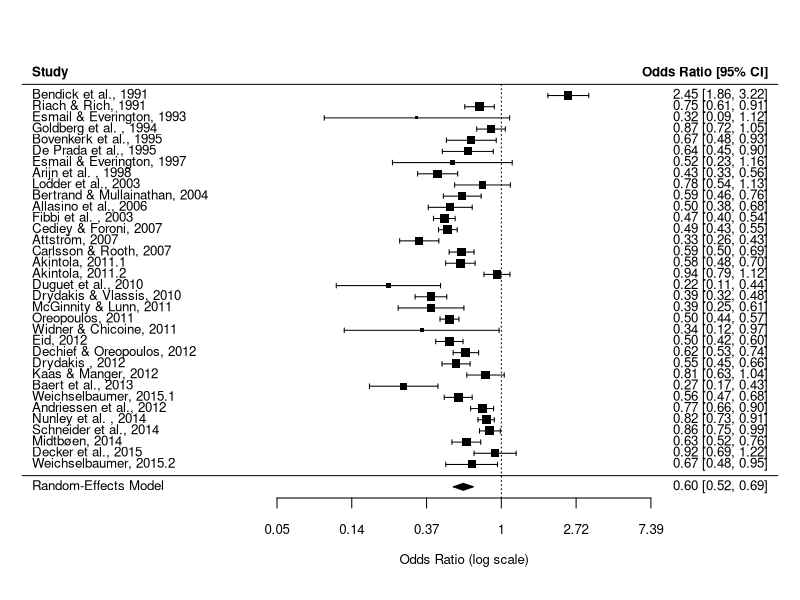
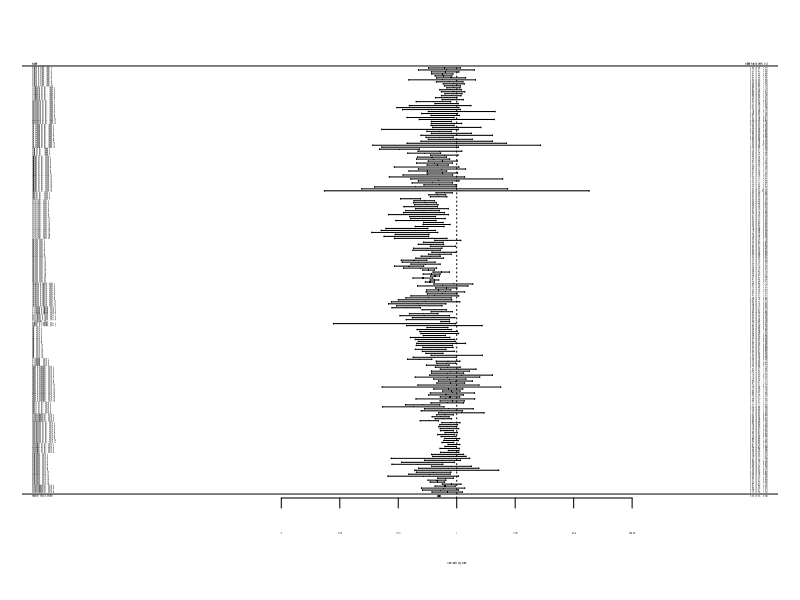
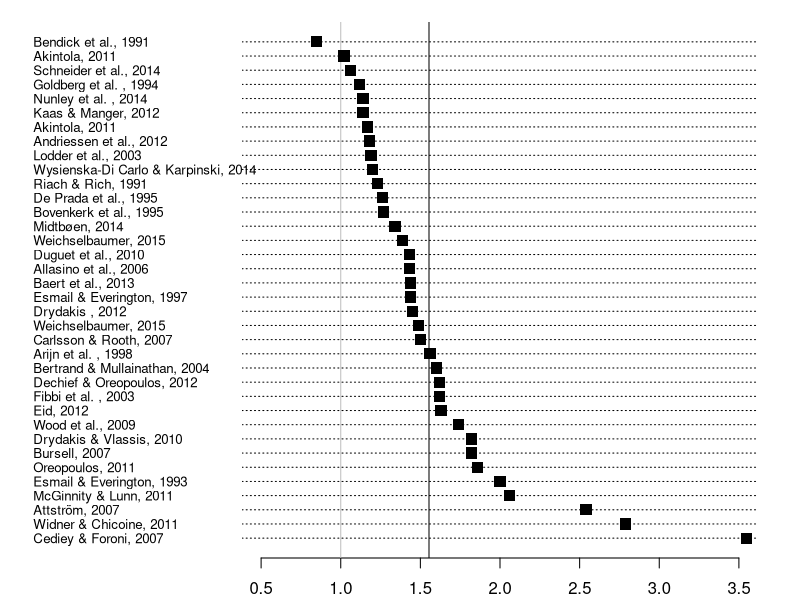
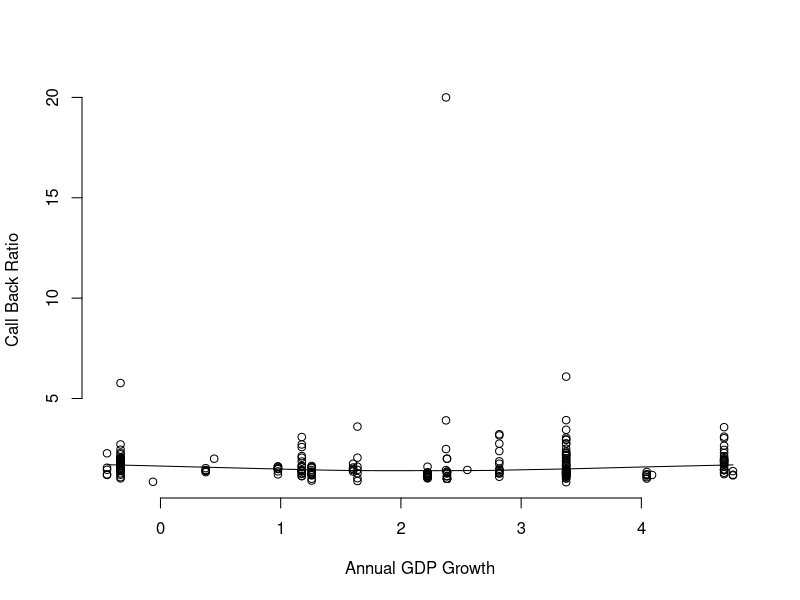
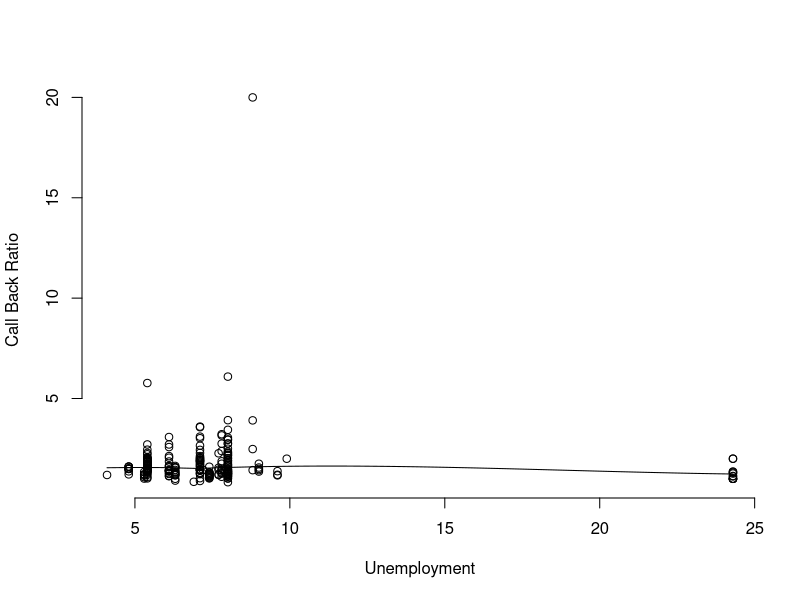
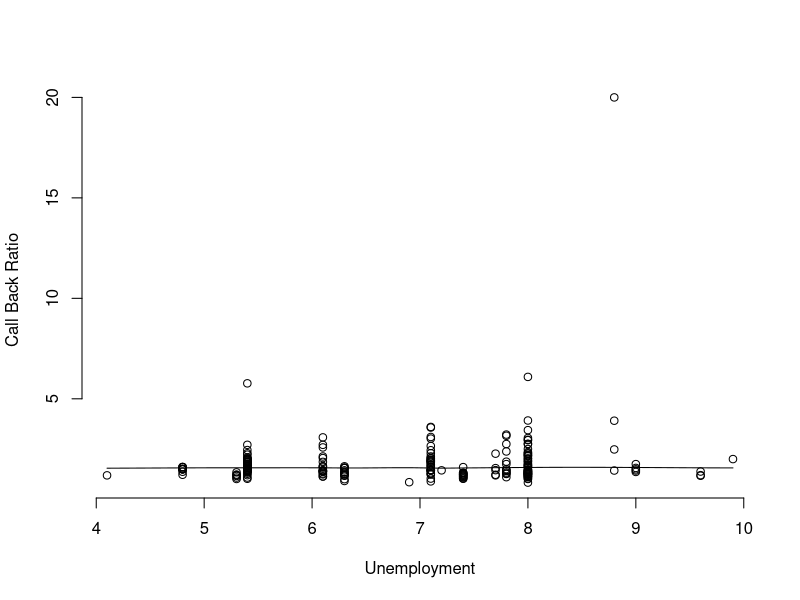
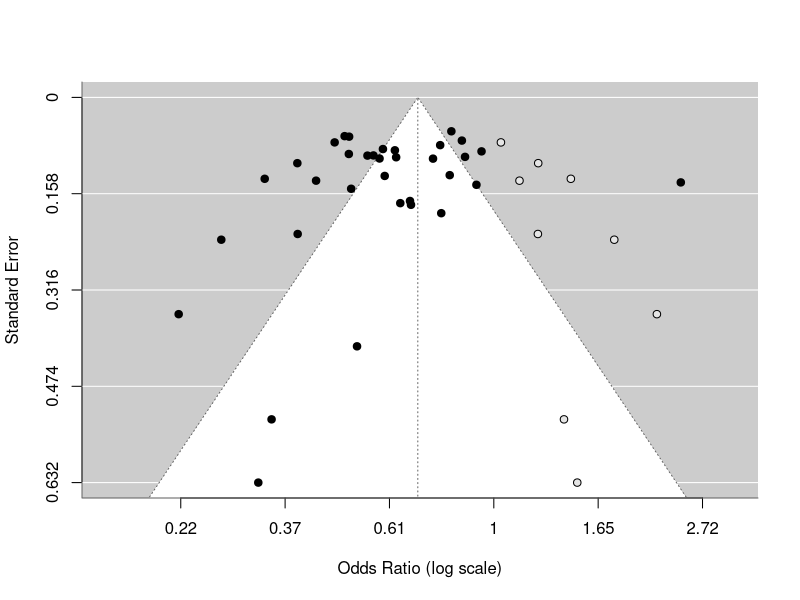
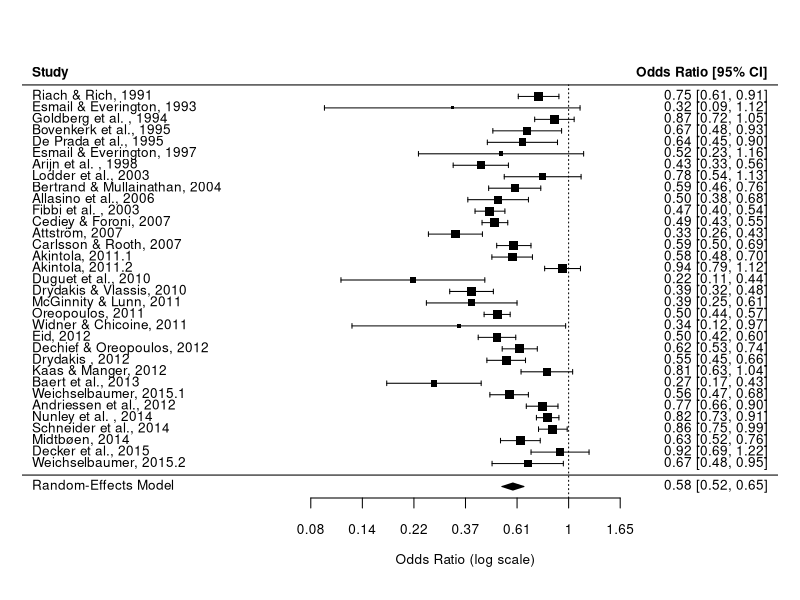

These figures' R source, in order: (Note: this script raises an error after producing the figures.)
## ---- chunk 1
  knitr::opts_chunk$set(cache=TRUE, fig.width=6.5, fig.height=6.5)
  library(metafor)  # meta analysis
  library(knitr)    # tables in knitr
  options(digits=3) # fewer digits shown
  setwd("/home/didier/ownCloud/Attitudes/NCCR Discrimination")
  # setwd("C:/Users/ruedind/switchdrive/Attitudes/Discrimination NCCR")
  disc <- read.csv("meta-clean.csv", header=TRUE, sep=",", fileEncoding="UTF8")
## ---- chunk 2
  # how many studies?
  table(disc$global)
  # by year:
  table(disc$global, disc$year)
  # by large region
  table(disc$global, disc$region)
  # creating year groups to summarize data
  disc$yearGroup <- NA
  disc$yearGroup[disc$year >= 1990 & disc$year <= 1995] <- 1990
  disc$yearGroup[disc$year >= 1996 & disc$year <= 2000] <- 1996
  disc$yearGroup[disc$year >= 2001 & disc$year <= 2005] <- 2001
  disc$yearGroup[disc$year >= 2006 & disc$year <= 2010] <- 2006
  disc$yearGroup[disc$year >= 2011 & disc$year <= 2015] <- 2011
  # year group of testing year to summarize data:
  disc$yearGroupTesting <- NA
  disc$yearGroupTesting[disc$testing.year.implicit >= 1990 & disc$testing.year.implicit <= 1995] <- 1990
  disc$yearGroupTesting[disc$testing.year.implicit >= 1996 & disc$testing.year.implicit <= 2000] <- 1996
  disc$yearGroupTesting[disc$testing.year.implicit >= 2001 & disc$testing.year.implicit <= 2005] <- 2001
  disc$yearGroupTesting[disc$testing.year.implicit >= 2006 & disc$testing.year.implicit <= 2010] <- 2006
  disc$yearGroupTesting[disc$testing.year.implicit >= 2011 & disc$testing.year.implicit <= 2015] <- 2011
  table(disc$yearGroup, disc$yearGroupTesting) ## makes absolutely no difference
  # mean call-back rate, in table 1:
  aggregate(disc$relative.call.back.rate, by=list(Time=disc$yearGroup, Global=disc$global), mean, na.rm=TRUE) # TABLE 1, SUPPLEMENT S5
  aggregate(disc$relative.call.back.rate, by=list(Global=disc$global), mean, na.rm=TRUE) # overall
  table(disc$yearGroup, disc$global) # N
  table(disc$yearGroup[disc$global == "global"], disc$region[disc$global == "global"]) # N
## ---- chunk 3
  # only global studies
  resGlobal <- rma(ai=positive.treatment.minority, bi=negative.treatment.minority,
    ci=positive.treatment.majority, di=negative.treatment.majority,
    data=subset(disc, disc$global=="global" & !is.na(disc$negative.treatment.majority)
    & !is.na(disc$negative.treatment.minority) ), measure="OR",
    slab=paste(author, year, sep=", "), method="REML")
  summary(resGlobal)                    # SUPPLEMENT S6, TEXT
  # tiff(file="Fig1.tif", width = 6.4, height = 6.4, units = "in", pointsize = 9, compression = "lzw", bg = "white", res = 300)
     forest(resGlobal, atransf=exp, cex=0.8)
  # dev.off()
## ---- chunk 4
  ### fit random-effects model (use slab argument to define study labels)
  resSub <- rma(ai=positive.treatment.minority, bi=negative.treatment.minority,
    ci=positive.treatment.majority, di=negative.treatment.majority,
    data=subset(disc, disc$global=="subgroup" & !is.na(disc$negative.treatment.majority)
    & !is.na(disc$negative.treatment.minority) ),  measure="OR",
    slab=paste(author, year, sep=", "), method="REML")
  summary(resSub)                       # SUPPLEMENT S6, TEXT
  forest(resSub, atransf=exp)
## ---- chunk 5
  tab <- data.frame(exp(coef(resGlobal)), exp(coef(resSub))) # combining
  colnames(tab) <- c("Global", "Subgroups")                  # adding labels
  kable(tab)                                                 # SUPPLEMENT S6
## ---- chunk 6
  aggregate(disc$relative.call.back.rate, by=list(Global=disc$global), mean, na.rm=TRUE)   # SUPPLEMENT S6, TEXT
  aggregate(disc$relative.call.back.rate, by=list(Global=disc$global), median, na.rm=TRUE) # SUPPLEMENT S6, TEXT
## ---- chunk 7
  disc$study <- paste(disc$author, disc$year, sep=", ")     # study = Author, Year
  x <- subset(disc, disc$global=="global" & !is.na(disc$relative.call.back.rate) )[c("study","relative.call.back.rate")]
  xo <- x[order(x[,2], decreasing=TRUE),]
# tiff(file="Fig2.tif", width = 6.4, height = 4.8, units = "in", pointsize = 9, compression = "lzw", bg = "white", res = 300)
old.par <- par(no.readonly=TRUE) # save defaults
  par(mar=c(2.1,12.1,1.1,2.1), xpd=FALSE)
  len <- length(xo[,2])
  plot(1, xlim=c(0.5, 3.5), ylim=c(1, len), type="n", bty="n", axes=FALSE, ylab="", xlab="")
  axis(1, cex=.8)
  abline(v=1, lty=1, col="grey")
  mval <- mean(disc$relative.call.back.rate[disc$global=="global"], na.rm=TRUE)
  abline(v=mval, lty=1, col="black")
  for(i in 1:len) {
    abline(h=i, lty=3)
    points(xo[i,2],i, pch=15, cex=1.5)
  }
  par(xpd=TRUE) # draw in margins
  for(i in 1:len) {
    text(-0.93,i, xo[i,1], cex=0.8, adj=c(0, 0.5)) # align left; optimized for TIFF
  }
par(old.par) # restore default par
# dev.off()
## ---- chunk 8
  # explicit:
  aggregate(disc$relative.call.back.rate, by=list(Global=disc$global, First=disc$firstgen.explicit), mean, na.rm=TRUE)      # TABLE 2
  aggregate(disc$relative.call.back.rate, by=list(Global=disc$global, First=disc$firstgen.explicit), median, na.rm=TRUE) # TABLE 2
  # implicit:
  aggregate(disc$relative.call.back.rate, by=list(Global=disc$global, First=disc$firstgen.implicit), mean, na.rm=TRUE)      # TABLE 2
  aggregate(disc$relative.call.back.rate, by=list(Global=disc$global, First=disc$firstgen.implicit), median, na.rm=TRUE) # TABLE 2
  # how many studies?
    table(disc$global, disc$firstgen.explicit) # TABLE 2 (184)
    table(disc$global, disc$firstgen.implicit) # TABLE 2 (97, 448)
  # significant differences?
  t.test(relative.call.back.rate ~ firstgen.implicit, data=subset(disc, firstgen.implicit %in% c("first", "second") & global == "subgroup"))
  t.test(relative.call.back.rate ~ firstgen.explicit, data=subset(disc, firstgen.explicit %in% c("first", "second") & global == "subgroup"))
## ---- chunk 9
  # only subgroups, explicit:
  resGen1 <- rma(ai=positive.treatment.minority, bi=negative.treatment.minority,
    ci=positive.treatment.majority, di=negative.treatment.majority,
    data=subset(disc, disc$firstgen.explicit=="first" & disc$global=="subgroup"
    & !is.na(disc$negative.treatment.majority) & !is.na(disc$negative.treatment.minority)),
    measure="OR", slab=paste(author, year, sep=", "), method="REML")
  # only subgroups, implicit:
  resGen3 <- rma(ai=positive.treatment.minority, bi=negative.treatment.minority,
    ci=positive.treatment.majority, di=negative.treatment.majority,
    data=subset(disc, disc$firstgen.implicit=="first" & disc$global=="subgroup"
    & !is.na(disc$negative.treatment.majority) & !is.na(disc$negative.treatment.minority)),
    measure="OR", slab=paste(author, year, sep=", "), method="REML")
## ---- chunk 10
  # only subgroups, explicit:
  resGen2 <- rma(ai=positive.treatment.minority, bi=negative.treatment.minority,
    ci=positive.treatment.majority, di=negative.treatment.majority,
    data=subset(disc, disc$firstgen.explicit=="second" & disc$global=="subgroup"
    & !is.na(disc$negative.treatment.majority) & !is.na(disc$negative.treatment.minority) ),
    measure="OR", slab=paste(author, year, sep=", "), method="REML")
  # only subgroups, implicit:
  resGen4 <- rma(ai=positive.treatment.minority, bi=negative.treatment.minority,
    ci=positive.treatment.majority, di=negative.treatment.majority,
    data=subset(disc, disc$firstgen.implicit=="second" & disc$global=="subgroup"
    & !is.na(disc$negative.treatment.majority) & !is.na(disc$negative.treatment.minority) ),
    measure="OR", slab=paste(author, year, sep=", "), method="REML")
## ---- chunk 11
  # extracting coefficients and combining:
  tab <- data.frame(exp(coef(resGen1)), exp(coef(resGen2)), exp(coef(resGen3)),
                    exp(coef(resGen4)))
  # adding labels:
  colnames(tab) <- c("1st generation, explicit", "2nd generation, explicit",
                     "1st generation, implicit", "2nd generation, implicit")
  kable(t(tab))
## ---- chunk 12
  disc$minor <- NA
  # groups of interest:
  disc$minor[disc$minority %in% c("Turkish", "Turkish ", "Turks")] <- "Turk"
  disc$minor[disc$minority %in% c("arab", "arab ", "Arab", "native swedes of middle eastern origin", "foreign name (Arabic or horn of Africa region)")] <- "Arab"
  disc$minor[disc$minority %in% c("India", "Indian", "Pakistan", "Pakistani",
    "Pakistani/Bangladeshi")] <- "Indian/Pakistani"
  disc$minor[disc$minority %in% c("Chinese", "Cinese",
    "Chinese with English first name")] <- "Chinese"
  # table(disc$minor)
  table(disc$minor, disc$global) # N, TABLE 3
  # TABLE 3:
  aggregate(disc$relative.call.back.rate, by=list(Global=disc$global, Group=disc$minor), mean, na.rm=TRUE)
  aggregate(disc$relative.call.back.rate, by=list(Global=disc$global, Group=disc$minor), median, na.rm=TRUE)
  # significant differences?
  summary(aov(relative.call.back.rate ~ minor, data=subset(disc, global == "subgroup")))
## ---- chunk 13
  # only subgroups
  resM1 <- rma(ai=positive.treatment.minority, bi=negative.treatment.minority,
    ci=positive.treatment.majority, di=negative.treatment.majority,
    data=subset(disc, disc$minor=="Arab" & disc$global=="subgroup"
    & !is.na(disc$negative.treatment.majority) & !is.na(disc$negative.treatment.minority)),
    measure="OR", slab=paste(author, year, sep=", "), method="REML")
  resM2 <- rma(ai=positive.treatment.minority, bi=negative.treatment.minority,
    ci=positive.treatment.majority, di=negative.treatment.majority,
    data=subset(disc, disc$minor=="Chinese" & disc$global=="subgroup"
    & !is.na(disc$negative.treatment.majority) & !is.na(disc$negative.treatment.minority)),
    measure="OR", slab=paste(author, year, sep=", "), method="REML")
  resM3 <- rma(ai=positive.treatment.minority, bi=negative.treatment.minority,
    ci=positive.treatment.majority, di=negative.treatment.majority,
    data=subset(disc, disc$minor=="Indian/Pakistani" & disc$global=="subgroup"
    & !is.na(disc$negative.treatment.majority) & !is.na(disc$negative.treatment.minority)),
    measure="OR", slab=paste(author, year, sep=", "), method="REML")
  resM4 <- rma(ai=positive.treatment.minority, bi=negative.treatment.minority,
    ci=positive.treatment.majority, di=negative.treatment.majority,
    data=subset(disc, disc$minor=="Turk" & disc$global=="subgroup"
    & !is.na(disc$negative.treatment.majority) & !is.na(disc$negative.treatment.minority)),
    measure="OR", slab=paste(author, year, sep=", "), method="REML")
  # extracting and combining coefficients:
  tab <- data.frame(exp(coef(resM1)), exp(coef(resM2)), exp(coef(resM3)),
                    exp(coef(resM4)))
  # adding labels:
  colnames(tab) <- c("Arab", "Chinese", "Indian/Pakistani", "Turk")
  kable(t(tab)) # SUPPLEMENT S8
## ---- chunk 14
# explicit generations
  aggregate(disc$relative.call.back.rate, by=list(Generation=disc$firstgen.explicit, Global=disc$global, Group=disc$minor), mean, na.rm=TRUE)
  aggregate(disc$relative.call.back.rate, by=list(Generation=disc$firstgen.explicit, Global=disc$global, Group=disc$minor), median, na.rm=TRUE)
# implicit generations
  aggregate(disc$relative.call.back.rate, by=list(Generation=disc$firstgen.implicit, Global=disc$global, Group=disc$minor), mean, na.rm=TRUE)
  aggregate(disc$relative.call.back.rate, by=list(Generation=disc$firstgen.implicit, Global=disc$global, Group=disc$minor), median, na.rm=TRUE)
## ---- chunk 15
  # continent:
  disc$continent <- NA
  disc$continent[disc$country %in% c("US", "Canada")] <- "US/Canada"
  disc$continent[disc$country %in% c("Austria", "Belgium", "France", "Germany",
          "Greece", "Ireland", "Italy", "Netherlands", "Norway", "Poland", "Spain",
          "Sweden", "Switzerland", "UK")] <- "Europe"
  # European Union:
  disc$EU <- "non EU"
  disc$EU[disc$country %in% c("Austria", "Belgium", "France", "Germany",
          "Greece", "Ireland", "Italy", "Netherlands", "Poland", "Spain", "Sweden",
          "UK")] <- "European Union"
  # German-speaking:
  disc$German <- "other"
  disc$German[disc$country %in% c("Austria", "Germany", "Switzerland")] <- "German"

  table(disc$continent[!is.na(disc$relative.call.back.rate)], disc$global[!is.na(disc$relative.call.back.rate)]) #N
  aggregate(disc$relative.call.back.rate, by=list(Global=disc$global, Cont=disc$continent), mean, na.rm=TRUE) # SUPPLEMENT S9
  aggregate(disc$relative.call.back.rate, by=list(Global=disc$global, Cont=disc$continent), median, na.rm=TRUE) # SUPPLEMENT S9
## ---- chunk 16
  resM1 <- rma(ai=positive.treatment.minority, bi=negative.treatment.minority,
    ci=positive.treatment.majority, di=negative.treatment.majority,
    data=subset(disc, disc$continent=="US/Canada"
    & !is.na(disc$negative.treatment.majority) & !is.na(disc$negative.treatment.minority) ),
    measure="OR", slab=paste(author, year, sep=", "), method="REML")
  resM2 <- rma(ai=positive.treatment.minority, bi=negative.treatment.minority,
    ci=positive.treatment.majority, di=negative.treatment.majority,
    data=subset(disc, disc$continent=="Europe" & !is.na(disc$negative.treatment.majority)
    & !is.na(disc$negative.treatment.minority) ), measure="OR",
    slab=paste(author, year, sep=", "), method="REML")
  tab <- data.frame(exp(coef(resM1)), exp(coef(resM2))) # combine
  colnames(tab) <- c("US/Canada", "Europe")             # labels
  kable(t(tab))
## ---- chunk 17
  # only subgroups
  resM1s <- rma(ai=positive.treatment.minority, bi=negative.treatment.minority,
    ci=positive.treatment.majority, di=negative.treatment.majority,
    data=subset(disc, disc$continent=="US/Canada" & disc$global=="subgroup"
    & !is.na(disc$negative.treatment.majority) & !is.na(disc$negative.treatment.minority) ),
    measure="OR", slab=paste(author, year, sep=", "), method="EB") # REML does not converge
  resM2s <- rma(ai=positive.treatment.minority, bi=negative.treatment.minority,
    ci=positive.treatment.majority, di=negative.treatment.majority,
    data=subset(disc, disc$continent=="Europe" & disc$global=="subgroup"
    & !is.na(disc$negative.treatment.majority)
    & !is.na(disc$negative.treatment.minority) ), measure="OR",
    slab=paste(author, year, sep=", "), method="EB")
  tab <- data.frame(exp(coef(resM1s)), exp(coef(resM2s))) # combine
  colnames(tab) <- c("US/Canada", "Europe")               # labels
  kable(t(tab)) # SUPPLEMENT S9
## ---- chunk 18
  # TABLE 5
  aggregate(disc$relative.call.back.rate, by=list(German=disc$German, Global=disc$global), mean, na.rm=TRUE)
  aggregate(disc$relative.call.back.rate, by=list(German=disc$German, Global=disc$global), median, na.rm=TRUE)
  table(disc$German[!is.na(disc$relative.call.back.rate)], disc$global[!is.na(disc$relative.call.back.rate)]) # N
  t.test(relative.call.back.rate ~ German, data=subset(disc, global == "subgroup"))

    # only subgroups
  resG1 <- rma(ai=positive.treatment.minority, bi=negative.treatment.minority,
    ci=positive.treatment.majority, di=negative.treatment.majority,
    data=subset(disc, disc$German=="German" & disc$global=="subgroup"
    & !is.na(disc$negative.treatment.majority) & !is.na(disc$negative.treatment.minority) ),
    measure="OR", slab=paste(author, year, sep=", "), method="REML")
  resG2 <- rma(ai=positive.treatment.minority, bi=negative.treatment.minority,
    ci=positive.treatment.majority, di=negative.treatment.majority,
    data=subset(disc, disc$German=="other" & disc$global=="subgroup"
    & !is.na(disc$negative.treatment.majority)
    & !is.na(disc$negative.treatment.minority) ), measure="OR",
    slab=paste(author, year, sep=", "), method="REML")
  tab <- data.frame(exp(coef(resG1)), exp(coef(resG2))) # combine
  colnames(tab) <- c("German", "other")                 # labels
  kable(t(tab)) # SUPPLEMENT S10
## ---- chunk 19
  table(disc$directive, disc$global)  # N, TABLE 4
  aggregate(disc$relative.call.back.rate, by=list(Global=disc$global,
            Directive=disc$directive), mean, na.rm=TRUE)   # TABLE 4
  aggregate(disc$relative.call.back.rate, by=list(Global=disc$global,
            Directive=disc$directive), median, na.rm=TRUE) # TABLE 4
  t.test(relative.call.back.rate ~ directive, data=subset(disc, global == "subgroup" & directive %in% c("before", "after")))

## ---- chunk 20
  # get data from database: World Development Indicators
  gdp <- read.csv("worldbankGDP.csv", header=TRUE, sep=",")
  unemp <- read.csv("worldbankUnemployment.csv", header=TRUE, sep=",")
  # Unemployment, total (% of total labor force) (modeled ILO estimate)
  # setting country codes for matching
  disc$CountryCode[disc$country == "Australia"] <- "AUS"
  disc$CountryCode[disc$country == "Austria"] <- "AUT"
  disc$CountryCode[disc$country == "Belgium"] <- "BEL"
  disc$CountryCode[disc$country == "Canada"] <- "CAN"
  disc$CountryCode[disc$country == "France"] <- "FRA"
  disc$CountryCode[disc$country == "Germany"] <- "DEU"
  disc$CountryCode[disc$country == "Greece"] <- "GRC"
  disc$CountryCode[disc$country == "Ireland"] <- "IRL"
  disc$CountryCode[disc$country == "Italy"] <- "ITA"
  disc$CountryCode[disc$country == "Mexico"] <- "MEX"
  disc$CountryCode[disc$country == "Netherlands"] <- "NLD"
  disc$CountryCode[disc$country == "Norway"] <- "NOR"
  disc$CountryCode[disc$country == "Poland"] <- "POL"
  disc$CountryCode[disc$country == "Spain"] <- "ESP"
  disc$CountryCode[disc$country == "Switzerland"] <- "CHE"
  disc$CountryCode[disc$country == "Sweden"] <- "SWE"
  disc$CountryCode[disc$country == "UK"] <- "GBR"
  disc$CountryCode[disc$country == "US"] <- "USA"
  # combining country and year in "disc"
  disc$CountryYear <- paste(disc$CountryCode, disc$testing.year, sep="")
  disc$CountryYear[is.na(disc$testing.year)] <- NA # year unknown
  # ditto for implicit years
  disc$CountryYear.implicit <- paste(disc$CountryCode, disc$testing.year.implicit, sep="")
  # add "gdp" and "unemp"
  disc$gdp <- NA        # empty variables
  disc$unemp <- NA
  disc$gdp.imp <- NA
  disc$unemp.imp <- NA
  # for all explicit year:
  for(cy in na.omit(unique(subset(disc$CountryYear, disc$testing.year > 1990)))){
    disc$gdp[disc$CountryYear==cy] <- as.numeric(subset(gdp,
            gdp$CountryCode==substr(cy,1,3) & gdp$SeriesName=="GDPgrowth")
            [paste("YR",substr(cy,4,7), sep="")])
    disc$unemp[disc$CountryYear==cy] <- as.numeric(subset(unemp,
            unemp$CountryCode==substr(cy,1,3))
            [paste("YR",substr(cy,4,7), sep="")])
  }
  # for all (implicit) years
  for(cy in unique(subset(disc$CountryYear.implicit, disc$testing.year > 1990))){
    disc$gdp.imp[disc$CountryYear.implicit==cy] <- as.numeric(subset(gdp,
            gdp$CountryCode==substr(cy,1,3) & gdp$SeriesName=="GDPgrowth")
            [paste("YR",substr(cy,4,7), sep="")])
    disc$unemp.imp[disc$CountryYear.implicit==cy] <- as.numeric(subset(unemp,
            unemp$CountryCode==substr(cy,1,3))
            [paste("YR",substr(cy,4,7), sep="")])
  }
  # create new variables for binary contrasts: greater than mean of values in study:
  disc$gdpbin <- ifelse(disc$gdp >= mean(disc$gdp, na.rm=TRUE), "high", "low")
  disc$unempbin <- ifelse(disc$unemp >= mean(disc$unemp, na.rm=TRUE), "high", "low")
  # ditto for implicit years:
  disc$gdpbin.imp <- ifelse(disc$gdp.imp >= mean(disc$gdp.imp, na.rm=TRUE), "high", "low")
  disc$unempbin.imp <- ifelse(disc$unemp.imp >= mean(disc$unemp.imp, na.rm=TRUE), "high", "low")
## ---- chunk 21
  table(disc$unempbin, disc$global) # N
  aggregate(disc$relative.call.back.rate, by=list(Global=disc$global, Unemployment=disc$unempbin), mean, na.rm=TRUE) # SUPPLEMENT S11
  aggregate(disc$relative.call.back.rate, by=list(Global=disc$global, Unemployment=disc$unempbin), median, na.rm=TRUE) # SUPPLEMENT S11
  t.test(relative.call.back.rate ~ unempbin, data=subset(disc, global == "subgroup"))
    # implicit:
  table(disc$unempbin.imp, disc$global) # N
  aggregate(disc$relative.call.back.rate, by=list(Global=disc$global, Unemployment=disc$unempbin.imp), mean, na.rm=TRUE) # SUPPLEMENT S11
  aggregate(disc$relative.call.back.rate, by=list(Global=disc$global, Unemployment=disc$unempbin.imp), median, na.rm=TRUE) # SUPPLEMENT S11
  t.test(relative.call.back.rate ~ unempbin.imp, data=subset(disc, global == "subgroup"))
## ---- chunk 22
  table(disc$unempbin[disc$unemp <20], disc$global[disc$unemp <20]) # N
  aggregate(disc$relative.call.back.rate[disc$unemp <20], by=list(Global=disc$global[disc$unemp <20],
            Unemployment=disc$unempbin[disc$unemp <20]), mean, na.rm=TRUE) # SUPPLEMENT S11
  aggregate(disc$relative.call.back.rate[disc$unemp <20], by=list(Global=disc$global[disc$unemp <20],
            Unemployment=disc$unempbin[disc$unemp <20]), median, na.rm=TRUE) # SUPPLEMENT S11
  t.test(relative.call.back.rate ~ unempbin, data=subset(disc, global == "subgroup" & unemp < 20))
## ---- chunk 23
  table(disc$gdpbin, disc$global)
  aggregate(disc$relative.call.back.rate, by=list(Global=disc$global, GDP=disc$gdpbin), mean, na.rm=TRUE) # SUPPLEMENT S11
  aggregate(disc$relative.call.back.rate, by=list(Global=disc$global, GDP=disc$gdpbin), median, na.rm=TRUE) # SUPPLEMENT S11
  t.test(relative.call.back.rate ~ gdpbin, data=subset(disc, global == "subgroup"))
  # implicit:
  table(disc$gdpbin.imp, disc$global)
  aggregate(disc$relative.call.back.rate, by=list(Global=disc$global, GDP=disc$gdpbin.imp), mean, na.rm=TRUE) # SUPPLEMENT S11
  aggregate(disc$relative.call.back.rate, by=list(Global=disc$global, GDP=disc$gdpbin.imp), median, na.rm=TRUE) # SUPPLEMENT S11
  t.test(relative.call.back.rate ~ gdpbin.imp, data=subset(disc, global == "subgroup"))
## ---- chunk 24
  library(car)
  scatter.smooth(disc$relative.call.back.rate ~ disc$gdp, bty="n", ylab="Call Back Ratio", xlab="Annual GDP Growth")
  cor.test(disc$relative.call.back.rate, disc$gdp)   # SUPPLEMENT S11 (GDP)
  scatter.smooth(disc$relative.call.back.rate ~ disc$unemp, bty="n", ylab="Call Back Ratio", xlab="Unemployment")
  cor.test(disc$relative.call.back.rate, disc$unemp) # SUPPLEMENT S11 (unemployment)
  # removing outlier (Spain)
  scatter.smooth(disc$relative.call.back.rate[disc$unemp <20] ~ disc$unemp[disc$unemp <20], bty="n", ylab="Call Back Ratio", xlab="Unemployment")
  cor.test(disc$relative.call.back.rate[disc$unemp <20], disc$unemp[disc$unemp <20])
## ---- chunk 25
  table(disc$gender, disc$global)    # N
  aggregate(disc$relative.call.back.rate, by=list(Global=disc$global, Gender=disc$gender), mean, na.rm=TRUE)
  aggregate(disc$relative.call.back.rate, by=list(Global=disc$global, Gender=disc$gender), median, na.rm=TRUE)
  t.test(relative.call.back.rate ~ gender, data=subset(disc, global == "subgroup" & gender %in% c("male", "female")))
## ---- chunk 26
  # only subgroups
  resM1 <- rma(ai=positive.treatment.minority, bi=negative.treatment.minority,
    ci=positive.treatment.majority, di=negative.treatment.majority,
    data=subset(disc, disc$gender=="male" & disc$global=="subgroup"
                & !is.na(disc$negative.treatment.majority)
                & !is.na(disc$negative.treatment.minority) ), measure="OR",
    slab=paste(author, year, sep=", "), method="REML")
  resM2 <- rma(ai=positive.treatment.minority, bi=negative.treatment.minority,
    ci=positive.treatment.majority, di=negative.treatment.majority,
    data=subset(disc, disc$gender=="female" & disc$global=="subgroup"
                & !is.na(disc$negative.treatment.majority)
                & !is.na(disc$negative.treatment.minority) ), measure="OR",
    slab=paste(author, year, sep=", "), method="REML")
  tab <- data.frame(exp(coef(resM1)), exp(coef(resM2)))
  colnames(tab) <- c("male", "female")
  kable(t(tab))
## ---- chunk 27
  disc$asource <- NA
  disc$asource[disc$source %in% c("newspaper",
    "newspaper ads, industry lists", "newspapers", "Suburban newspaper",
    "Washington Post")] <- "newspaper"
  disc$asource[disc$source %in% c("newspaper and online",
    "online + newspaper", "online + newspapers",
    "online + some from newspapers")] <- "mixed"
  disc$asource[disc$source %in% c("online", "online ")] <- "online"
  aggregate(disc$relative.call.back.rate, by=list(Global=disc$global, Source=disc$asource), mean, na.rm=TRUE)
  aggregate(disc$relative.call.back.rate, by=list(Global=disc$global, Source=disc$asource), median, na.rm=TRUE)
  summary(aov(relative.call.back.rate ~ asource, data=subset(disc, global == "subgroup")))
## ---- chunk 28
  # firm size:
  disc$afirm <- NA
  disc$afirm[disc$firm %in% c("small", "small (<100)", "small (<50)",
    "small (<6)", "small company (0-15)")] <- "small"
  disc$afirm[disc$firm %in% c("medium", "medium (6-50)",
    "medium size company (16-50)", "medium-sized")] <- "medium"
  disc$afirm[disc$firm %in% c("big (>50)", "large", "large ",
    "large  (>500)", "large >500", "large company (more than 51)",
    "middle (100-499)")] <- "large"
  # private versus public employers
  disc$afirm[disc$firm %in% c("private", "Private", "private sector",
    "private sector ")] <- "private"
  disc$afirm[disc$firm %in% c("public", "Public",
    "pubic sector")] <- "public"

  table(disc$afirm, disc$global) # N
  aggregate(disc$relative.call.back.rate, by=list(Global=disc$global, Characteristics=disc$afirm), mean, na.rm=TRUE)
  aggregate(disc$relative.call.back.rate, by=list(Global=disc$global, Characteristics=disc$afirm), median, na.rm=TRUE)
  summary(aov(relative.call.back.rate ~ afirm, data=subset(disc, global == "subgroup" & afirm %in% c("private", "public"))))
  summary(aov(relative.call.back.rate ~ afirm, data=subset(disc, global == "subgroup" & afirm %in% c("small", "medium", "large"))))
## ---- chunk 29
  taf <- trimfill(resGlobal)   # TRIM & FILL
  summary(taf)
  funnel(taf, atransf=exp) ### draw funnel plot with missing studies filled in
## ---- chunk 30
  # only global studies; without the outlier:
  resGlobal.mod <- rma(ai=positive.treatment.minority, bi=negative.treatment.minority,
    ci=positive.treatment.majority, di=negative.treatment.majority,
    data=subset(disc, disc$global=="global" & !is.na(disc$negative.treatment.majority)
    & !is.na(disc$negative.treatment.minority)  & disc$author != "Bendick et al."), measure="OR",
    slab=paste(author, year, sep=", "), method="REML")
  summary(resGlobal.mod)
  forest(resGlobal.mod, atransf=exp)
  taf.mod <- trimfill(resGlobal.mod)   # TRIM & FILL
  summary(taf.mod) # SUPPLEMENT S12
  funnel(taf.mod, atransf=exp)
  # savePlot("funnel-study.png") # SUPPLEMENT S12
## ---- chunk 31
  taf <- trimfill(resSub) # trim & fill
  summary(taf) # SUPPLEMENT S12
  funnel(taf, atransf=exp)
  funnel(taf, atransf=exp, ylim=c(0, .8)) # set ylim to see something; cuts 5 studies (largest SE)
  # savePlot("funnel-subgroup.png") # SUPPLEMENT S12
## ---- chunk 32
  # metafor doesn't like characters (sometimes), and as.numeric() doesn't seem to work here, either:
  # EU/non-EU:
  disc$EU.num <- NA
  disc$EU.num[disc$EU == "European Union"] <- 1
  disc$EU.num[disc$EU == "non EU"] <- 0
  # US/Canada versus rest
  disc$USC.num <- NA
  disc$USC.num[!is.na(disc$country)] <- 0              # country defined
  disc$USC.num[disc$continent == "US/Canada"] <- 1     # US and Canada
  # 2nd generation:
  disc$g2.explicit.num <- NA
  disc$g2.explicit.num[!disc$firstgen.explicit == ""] <- 0        # excluding implicit
  disc$g2.explicit.num[disc$firstgen.explicit == "second"] <- 1   # explicit G2 only
      # table(disc$firstgen.explicit, disc$g2.explicit.num)
  disc$g2.implicit.num <- NA
  disc$g2.implicit.num[!disc$firstgen.implicit == ""] <- 0        # excluding implicit
  disc$g2.implicit.num[disc$firstgen.implicit == "second"] <- 1   # explicit G2 only
      # table(disc$firstgen.implicit, disc$g2.implicit.num)
  # time dummy: after 2006
  disc$yg <- 0
  disc$yg[disc$yearGroup %in% c(2006, 2011)] <- 1
      # table(disc$yg, disc$yearGroup)
  disc$skills[disc$skills==""] <- NA # properly treating NA
  disc$agender <- disc$gender
  disc$agender[disc$gender=="not indicated"] <- NA
  # regression analysis:
   ord <- escalc(ai=positive.treatment.minority, bi=negative.treatment.minority, ci=positive.treatment.majority, di=negative.treatment.majority, measure="OR", slab=paste(author, year, sep=", "), data=subset(disc, disc$global=="global" & !is.na(disc$negative.treatment.majority) & !is.na(disc$negative.treatment.minority)), method="REML")
     RG1 <- rma(data=ord, yi ~ skills, vi=vi, knha=TRUE) # Knapp & Hartung adjustment
  summary(RG1)
    RG2 <- rma(data=ord, yi ~ skills + continent, vi=vi, knha=TRUE) # Knapp & Hartung adjustment
  summary(RG2)
## ---- chunk 33
  # preparing data:
  ord <- escalc(ai=positive.treatment.minority, bi=negative.treatment.minority, ci=positive.treatment.majority, di=negative.treatment.majority, measure="OR", slab=paste(author, year, sep=", "), data=subset(disc, disc$global=="subgroup" & !is.na(disc$negative.treatment.majority) & !is.na(disc$negative.treatment.minority)), method="REML")
  # multivariate regressions:
  RS1 <- rma(data=ord, yi ~ skills, vi=vi, knha=TRUE) # Knapp & Hartung adjustment
  summary(RS1) # TEXT (on skills), SUPPLEMENT S13 (M1)
  RS2 <- rma(data=ord, yi ~ skills + g2.implicit.num, vi=vi, knha=TRUE)
  summary(RS2) # TEXT (on G2), SUPPLEMENT S13 (M2)
  RS3 <- rma(data=ord, yi ~ skills + g2.implicit.num + continent, vi=vi, knha=TRUE)
  summary(RS3)
  RS3b <- rma(data=ord, yi ~ skills + g2.implicit.num + continent + relevel(agender, ref="male"), vi=vi, knha=TRUE)
  summary(RS3b) # SUPPLEMENT S13 (M3)
  RS4 <- rma(data=ord, yi ~ continent, vi=vi, knha=TRUE)
  summary(RS4)
  RS5 <- rma(data=ord, yi ~ skills + German, vi=vi, knha=TRUE)
  summary(RS5) # SUPPLEMENT S13 (M4)
  RS6 <- rma(data=ord, yi ~ skills + minor, vi=vi, knha=TRUE)
  summary(RS6) # SUPPLEMENT S13 (M5)

  # multilevel:
  RM1 <- rma.mv(yi=yi, V=vi, data=ord, random = ~ 1 | study, mods= ~ skills)
  summary(RM1) # removed from SUPPLEMENT S13
  RM2 <- rma.mv(yi=yi, V=vi, data=ord, random = ~ 1 | study, mods= ~ skills + continent)
  summary(RM2)
## ---- chunk 34
    #table 1: overview over time
    table(disc$yearGroup, disc$global)
    table(disc$yearGroup[disc$global=="global"], disc$region[disc$global=="global"])
    aggregate(disc$relative.call.back.rate, by=list(Global=disc$global, Time=disc$yearGroup), mean, na.rm=TRUE)
